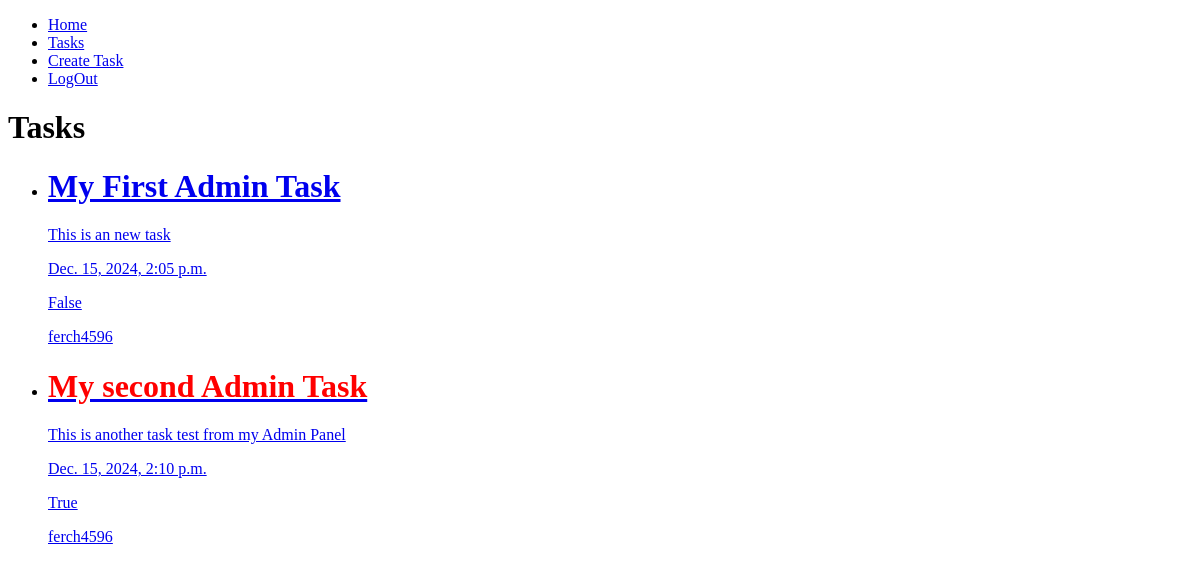
Before: /tasks/ (signed in) with the older database file.
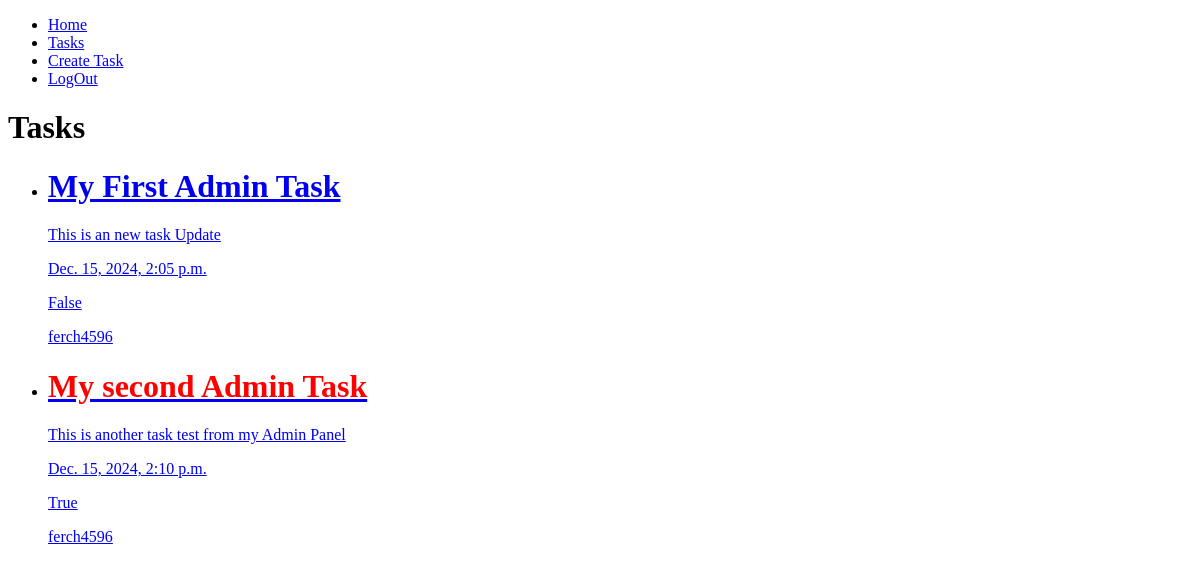
After: the same page with the newer database file.
### tasks/models.py (models this page shows, shortened)
class Task(models.Model):
    title = models.CharField(max_length=200)
    description = models.TextField(blank=True)
    created = models.DateTimeField(auto_now_add=True)
    datecompleted = models.DateTimeField(null=True, blank=True)
    important = models.BooleanField(default=False)
    user = models.ForeignKey(User, on_delete=models.CASCADE)

### tasks/views.py (the view)
# urls.py: path('tasks/', views.tasks, name='tasks'),
def tasks(request):
    tasks = Task.objects.filter(user=request.user, datecompleted__isnull=False)
    return render(request, 'tasks.html', {'tasks': tasks})

### tasks/templates/tasks.html
{% extends 'base.html' %}
{% block content %}
<h1>Tasks</h1>
<ul>
    {% for task in tasks %}
    <li>
        <a href="{% url 'task_detail' task.id %}">
            {% if task.important %}
            <h1 style="color:red">{{task.title}}</h1>
            {% else %}
            <h1>{{task.title}}</h1>
            {% endif %}
            <p>{{task.description}}</p>
            <p>{{task.created}}</p>
            <p>{{task.important}}</p>
            <p>{{task.user.username}}</p>
        </a>
    </li>
    {% endfor %}
</ul>
{% endblock %}

### tasks/templates/base.html (shortened to what this page needs)
<!DOCTYPE html>
<html lang="en">
<head>
</head>
<body>
    <nav>
        <ul>
            <li><a href="/">Home</a></li>
            {% if user.is_authenticated %}
            <li><a href="/tasks">Tasks</a></li>
            <li><a href="/tasks/create">Create Task</a></li>
            <li><a href="/logout">LogOut</a></li>
            {% else %}
            <li><a href="/signup">SignUp</a></li>
            <li><a href="/signin">SignIn</a></li>
            {% endif %}
        </ul>
    </nav>
    {% block content %}
    {% endblock %}
</body>
</html>

Changed rows visible on the page:
changed Task "My First Admin Task": description "This is an new task" → "This is an new task Update"
